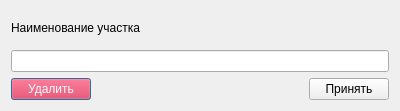
<?xml version="1.0" encoding="UTF-8"?>
<ui version="4.0">
 <class>SectorsWindow</class>
 <widget class="QDialog" name="SectorsWindow">
  <property name="geometry">
   <rect>
    <x>0</x>
    <y>0</y>
    <width>400</width>
    <height>111</height>
   </rect>
  </property>
  <property name="windowTitle">
   <string>Участок</string>
  </property>
  <layout class="QVBoxLayout" name="verticalLayout">
   <item>
    <widget class="QLabel" name="label">
     <property name="text">
      <string>Наименование участка</string>
     </property>
    </widget>
   </item>
   <item>
    <widget class="QLineEdit" name="lineEdit"/>
   </item>
   <item>
    <layout class="QHBoxLayout" name="horizontalLayout">
     <item>
      <widget class="QPushButton" name="pushButton_2">
       <property name="styleSheet">
        <string notr="true">QPushButton {
	background-color: #ff002d;
	color: white;s
}</string>
       </property>
       <property name="text">
        <string>Удалить</string>
       </property>
      </widget>
     </item>
     <item>
      <spacer name="horizontalSpacer">
       <property name="orientation">
        <enum>Qt::Horizontal</enum>
       </property>
       <property name="sizeHint" stdset="0">
        <size>
         <width>40</width>
         <height>20</height>
        </size>
       </property>
      </spacer>
     </item>
     <item>
      <widget class="QPushButton" name="pushButton">
       <property name="text">
        <string>Принять</string>
       </property>
      </widget>
     </item>
    </layout>
   </item>
  </layout>
 </widget>
 <resources/>
 <connections/>
</ui>
